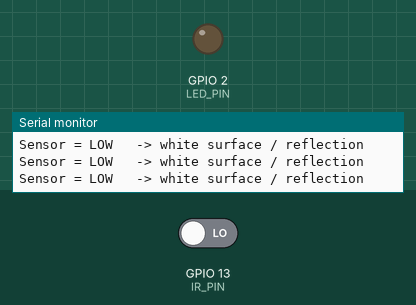
Bench run of a sketch on a simulated ESP32. Shown: output pins drawn as LEDs (lit = HIGH), the last lines printed to the serial monitor. Inputs (shaded band) come from the test bench; at power-on: GPIO 13 (IR_PIN) LOW.

Above: at 1.2 s.
1.3 s: GPIO 13 (IR_PIN) driven HIGH
At 2.3 s:
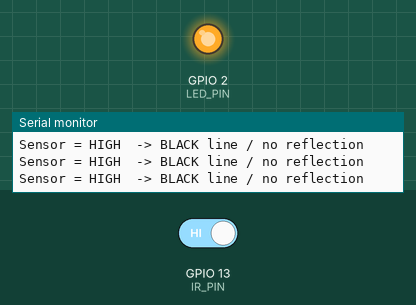
2.9 s: GPIO 13 (IR_PIN) driven LOW
At 3.6 s:
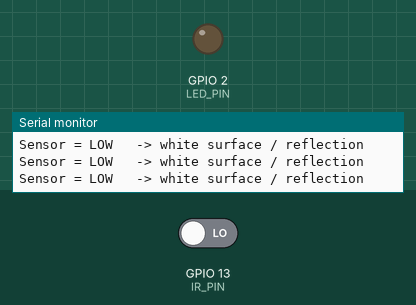
Timing chart, 0 to 5.9 s (numbered marks = the images above; inputs shaded):
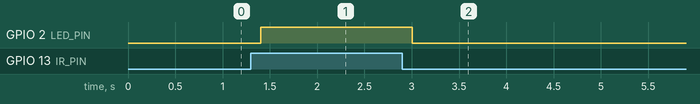

The sketch:

lab10-ir-sensor.ino
```cpp
// Lab 10 - IR sensor (digital output)
// IR module: VCC -> 3V3, GND -> GND, OUT -> GPIO 13
// Indicator LED + 220 ohm resistor on GPIO 2.
// NOTE: Wokwi has no built-in IR line sensor. In the simulator, wire a slide
// switch (middle pin -> GPIO 13, side pins -> 3V3 and GND) to play the sensor.

const int IR_PIN = 13;
const int LED_PIN = 2;

void setup() {
  Serial.begin(115200);
  pinMode(IR_PIN, INPUT);
  pinMode(LED_PIN, OUTPUT);
}

void loop() {
  int value = digitalRead(IR_PIN);

  // Most IR line modules give LOW over a light surface (reflection)
  // and HIGH over a black line (no reflection). Check YOUR module!
  if (value == HIGH) {
    digitalWrite(LED_PIN, HIGH);
    Serial.println("Sensor = HIGH  -> BLACK line / no reflection");
  } else {
    digitalWrite(LED_PIN, LOW);
    Serial.println("Sensor = LOW   -> white surface / reflection");
  }
  delay(200);
}
```

Measured:
- after the input at 1.3 s, GPIO 2 (LED_PIN): LOW → HIGH after 0.10 s
- after the input at 2.9 s, GPIO 2 (LED_PIN): HIGH → LOW after 0.10 s
